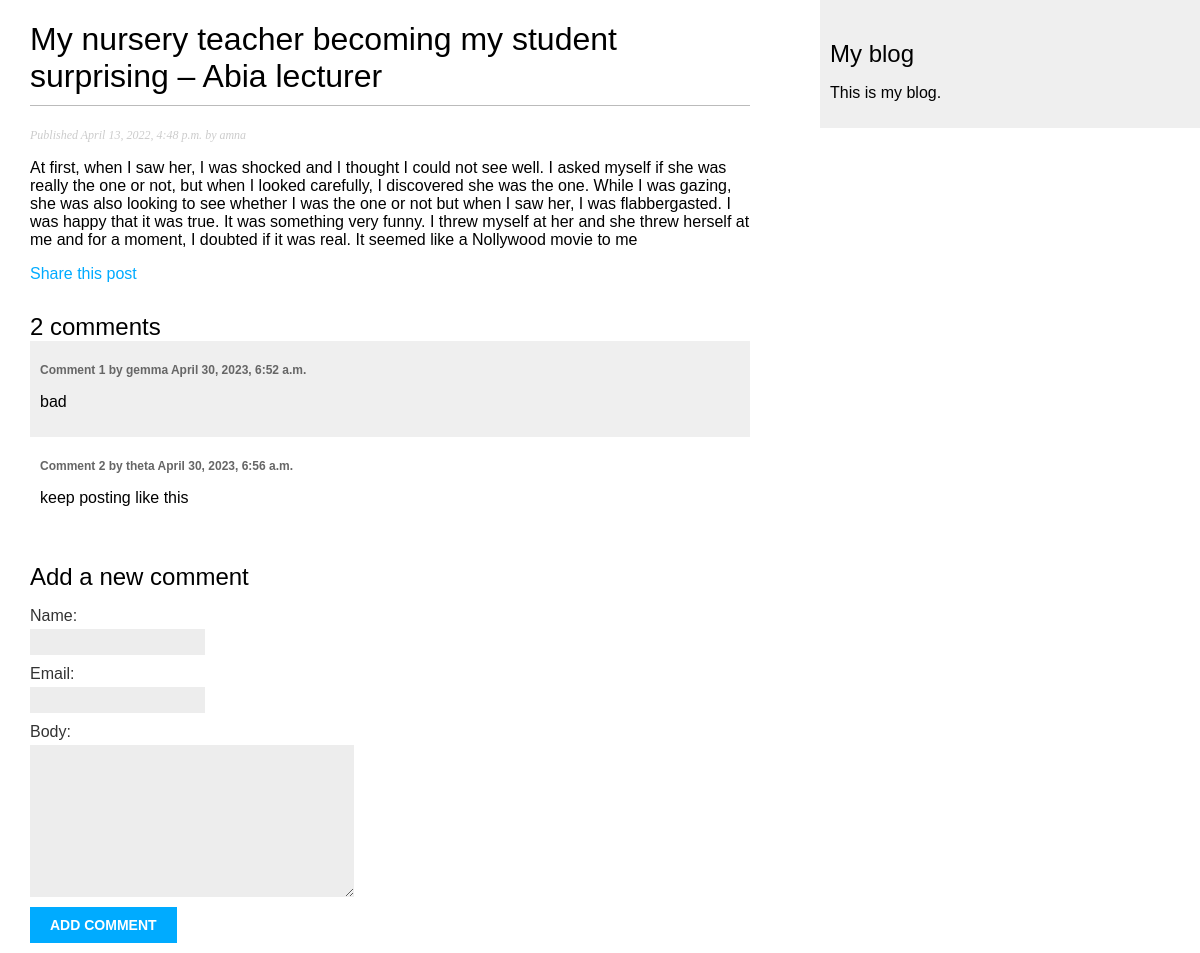
Screenshot of /blog/2022/4/13/my-nursery-teacher-becoming-my-student-surprising-abia-lecturer/ with the database file from the repository.
### blog/models.py (models this page shows, shortened)
class Post(models.Model):
    tags = TaggableManager()
    STATUS_CHOICES = (
        ('draft', 'Draft'),
        ('published', 'Published'),
    )
    title = models.CharField(max_length=250)
    slug = models.SlugField(max_length=250,
                            unique_for_date='publish')
    author = models.ForeignKey(User,
                               on_delete=models.CASCADE,
                               related_name='blog_posts')
    body = models.TextField()
    publish = models.DateTimeField(default=timezone.now)
    created = models.DateTimeField(auto_now_add=True)
    updated = models.DateTimeField(auto_now=True)
    status = models.CharField(max_length=10,
                              choices=STATUS_CHOICES,
                              default='draft')

class Comment(models.Model):
    post = models.ForeignKey(Post,
    on_delete=models.CASCADE,
    related_name='comments')
    name = models.CharField(max_length=80)
    email = models.EmailField()
    body = models.TextField()
    created = models.DateTimeField(auto_now_add=True)
    updated = models.DateTimeField(auto_now=True)
    active = models.BooleanField(default=True)
    class Meta:
        ordering = ('created',)

### blog/views.py (the view)
def post_detail(request, year, month, day, post):
    post = get_object_or_404(Post, slug=post,
                             status='published',
                             publish__year=year,
                             publish__month=month,
                             publish__day=day)
    comments = post.comments.filter(active=True)
    new_comment = None
    if request.method == 'POST':
        comment_form = CommentForm(data=request.POST)
        if comment_form.is_valid():
            new_comment = comment_form.save(commit=False)
            new_comment.post = post
            new_comment.save()
    else:
        comment_form = CommentForm()
    return render(request,
                  'blog/post/detail.html',
                  {'post': post,
                  'comments': comments,
                  'new_comment': new_comment,
                  'comment_form': comment_form})

### blog/forms.py
class CommentForm(forms.ModelForm):
    class Meta:
        model = Comment
        fields = ('name', 'email', 'body')

### blog/templates/blog/post/detail.html (shortened to what this page needs)
{% extends "blog/base.html" %}
{% block content %}
    <h1>{{ post.title }}</h1>
    <p class="date">
        Published {{ post.publish }} by {{ post.author }}
    </p>
 {{ post.body|linebreaks }}
 <p>
    <a href="{% url "blog:post_share" post.id %}">
    Share this post
    </a>
   </p>
   {% with comments.count as total_comments %}
   <h2>
   {{ total_comments }} comment{{ total_comments|pluralize }}
   </h2>
  {% endwith %}
{% for comment in comments %}
<div class="comment">
<p class="info">
Comment {{ forloop.counter }} by {{ comment.name }}
{{ comment.created }}
</p>
{{ comment.body|linebreaks }}
</div>
{% empty %}
<p>There are no comments yet.</p>
{% endfor %}
{% if new_comment %}
<h2>Your comment has been added.</h2>
{% else %}
<h2>Add a new comment</h2>
<form method="post">
{{ comment_form.as_p }}
<p><input type="submit" value="Add comment"></p>
</form>
{% endif %}
{% endblock %}

### blog/static/css/blog.css (style rules this page uses)
body { margin:0; padding:0; font-family:helvetica, sans-serif; }
a { color:#00abff; text-decoration:none; }
h1 { font-weight:normal; border-bottom:1px solid #bbb; padding:0 0 10px 0; }
h2 { font-weight:normal; margin:30px 0 0; }
p.date { color:#ccc; font-family: georgia, serif; font-size: 12px; font-style: italic; }
label { float:left; clear:both; color:#333; margin-bottom:4px; }
input, textarea { clear:both; float:left; margin:0 0 10px; background:#ededed; border:0; padding:6px 10px; font-size:12px; }
input[type=submit] { font-weight:bold; background:#00abff; color:#fff; padding:10px 20px; font-size:14px; text-transform:uppercase; }
.comment { padding:10px; }
.comment:nth-child(even) { background:#efefef; }
.comment .info { font-weight:bold; font-size:12px; color:#666; }

### rows the page displays
Post: title "My nursery teacher becoming my student surprising – Abia lecturer", publish "April 13, 2022, 4:48 p.m.", author "amna", body "At first, when I saw her, I was shocked and I thought I could not see well. I asked myself if she was really the one or not, but when I looked carefully, I discovered she was the one. While I was gazing, she was also looking to see whether I was the one or not but when I saw her, I was flabbergasted. I was happy that it was true. It was something very funny. I threw myself at her and she threw herself at me and for a moment, I doubted if it was real. It seemed like a Nollywood movie to me"
Comment: name "gemma", created "April 30, 2023, 6:52 a.m.", body "bad"
Comment: name "theta", created "April 30, 2023, 6:56 a.m.", body "keep posting like this"

### other values shown
{{ total_comments }} "2"
